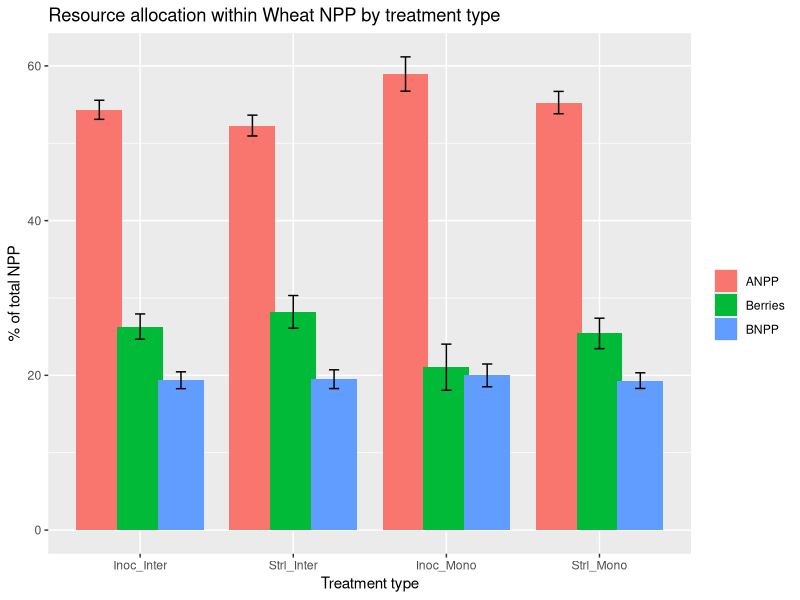
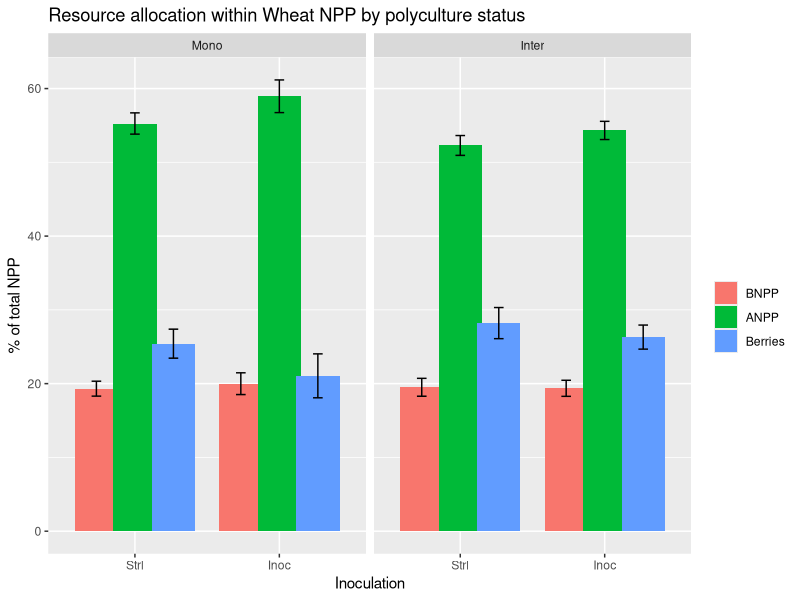
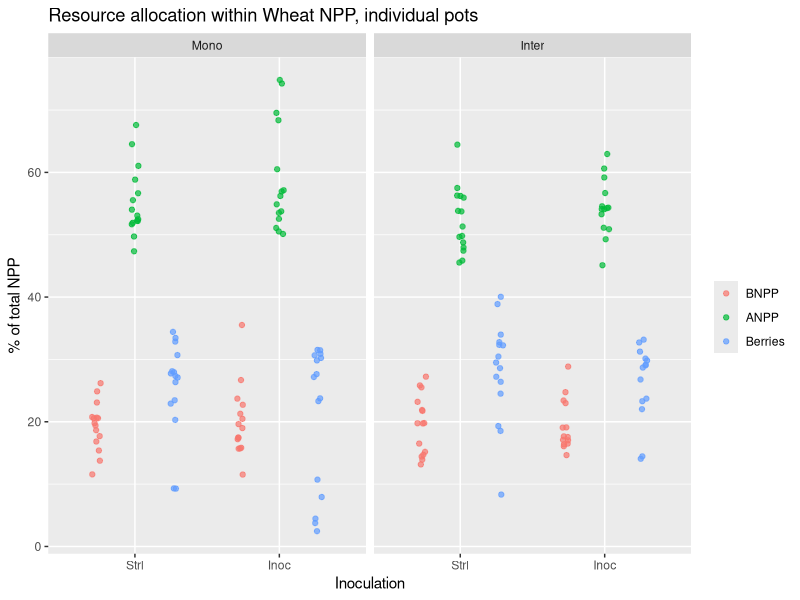
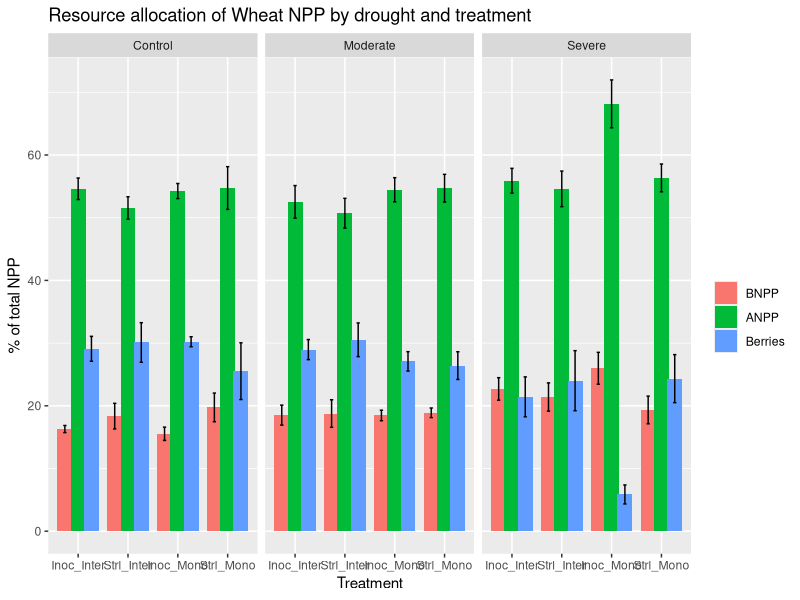
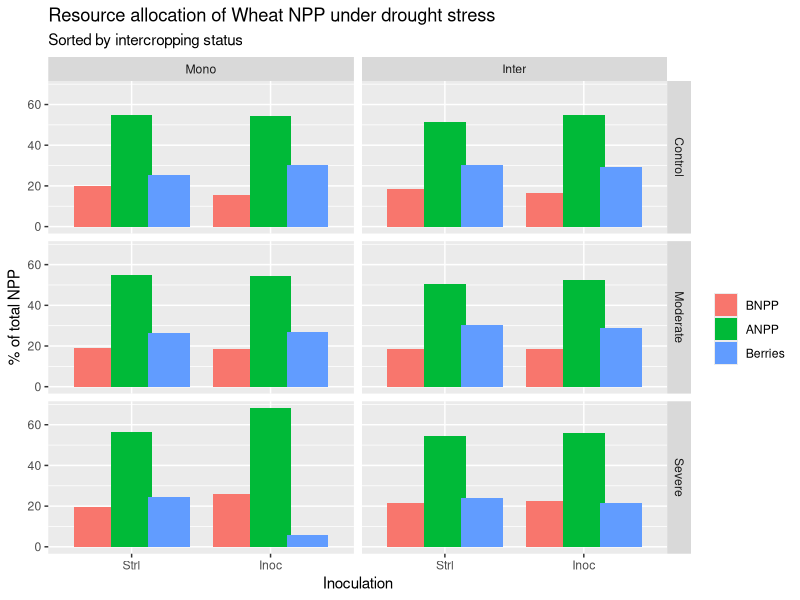
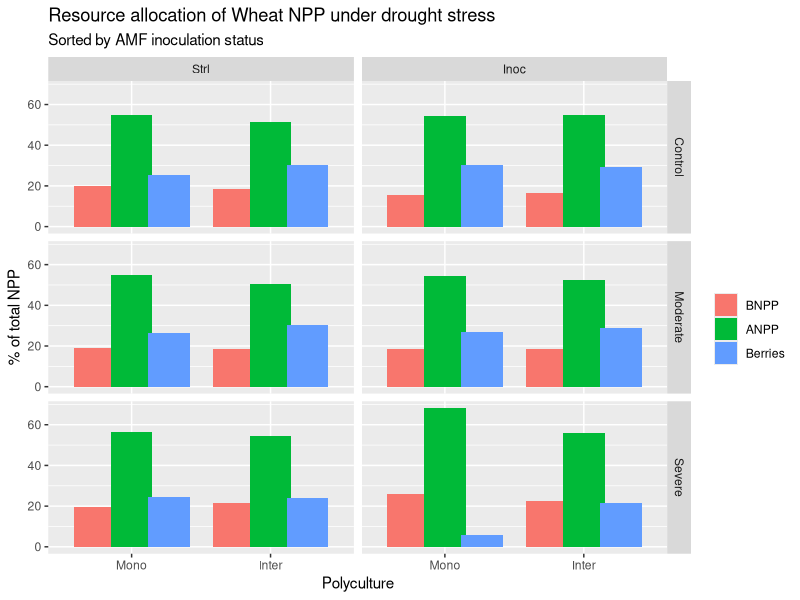
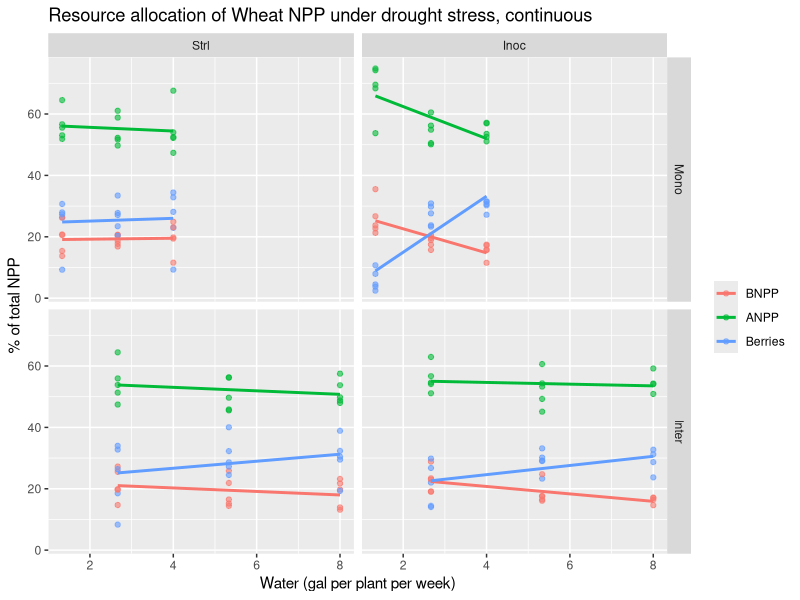

Generate these figures, in order, with R:
## ---- chunk 1
knitr::opts_chunk$set(echo = TRUE)
## ---- chunk 2

library(tidyverse)
library(readr)
library(broom)
library(knitr)
library(dplyr)
library(ggplot2)
## ---- chunk 3
# Loading in data to explore

# NPP - note that this is missing pot 4 since I am missing BNPP for it (!!!)
npp <- read.csv("Biomass/NPP_combined_MISSING4.csv")

npp <- npp %>%
  mutate(
    Inoculation = factor(Inoculation),
    Polyculture = factor(Polyculture),
    Group = interaction(Inoculation, Polyculture, sep = "_")
  )

npp <- npp %>%
  mutate(across(
    c(percent_BNPP, percent_ANPP, percent_berries),
    ~ parse_number(as.character(.))
  ))

# Adding a column which is ppt per plant (continuous)
npp <- npp %>%
  mutate(
    Water_gal_per_plant_wk = Water_gal / Num_wheat_pot
  )

## ---- chunk 4
# Pivoting it long 
npp_long <- npp %>%
  pivot_longer(
    cols = c(percent_BNPP, percent_ANPP, percent_berries),
    names_to = "component",
    values_to = "percent"
  ) %>%
  mutate(
    component = recode(component,
                       percent_BNPP = "BNPP",
                       percent_ANPP = "ANPP",
                       percent_berries = "Berries")
  )

## ---- chunk 5
# General bar chart

ggplot(npp_long, aes(x = Group, y = percent, fill = component)) +
  stat_summary(
    fun = mean,
    geom = "col",
    position = position_dodge(width = 0.8)
  ) +
  stat_summary(
    fun.data = mean_se,
    geom = "errorbar",
    position = position_dodge(width = 0.8),
    width = 0.2
  ) +
  labs(
    title = "Resource allocation within Wheat NPP by treatment type",
    x = "Treatment type",
    y = "% of total NPP",
    fill = "")

# This is the same thing but split by polyculture status

npp_long <- npp_long %>%
  mutate(
    component = recode(component,
                       percent_BNPP = "BNPP",
                       percent_ANPP = "ANPP",
                       percent_berries = "Berries"),
    component = factor(component, levels = c("BNPP", "ANPP", "Berries")),
    Inoculation = factor(Inoculation, levels = c("Strl", "Inoc")),
    Polyculture = factor(Polyculture, levels = c("Mono", "Inter"))
  )

ggplot(npp_long, aes(x = Inoculation, y = percent, fill = component)) +
  stat_summary(
    fun = mean,
    geom = "col",
    position = position_dodge(width = 0.8)
  ) +
  stat_summary(
    fun.data = mean_se,
    geom = "errorbar",
    position = position_dodge(width = 0.8),
    width = 0.2
  ) +
  facet_wrap(~ Polyculture, nrow = 1) +
  labs(
    x = "Inoculation",
    y = "% of total NPP",
    title = "Resource allocation within Wheat NPP by polyculture status",
    fill = ""
  )

# And the raw data as a scatter
ggplot(npp_long, aes(Inoculation, percent, color = component)) +
  geom_point(
    position = position_jitterdodge(
      jitter.width = 0.15,
      dodge.width = 0.8
    ),
    alpha = 0.7
  ) +
  facet_wrap(~ Polyculture, nrow = 1) +
  labs(
    x = "Inoculation", 
    y = "% of total NPP", 
    title = "Resource allocation within Wheat NPP, individual pots",
    color = "") 

## ---- chunk 6
# Not split yet

ggplot(npp_long, aes(x = Group, y = percent, fill = component)) +
  stat_summary(
    fun = mean,
    geom = "col",
    position = position_dodge(width = 0.8)
  ) +
  stat_summary(
    fun.data = mean_se,
    geom = "errorbar",
    position = position_dodge(width = 0.8),
    width = 0.2
  ) +
  facet_wrap(~ Water, nrow = 1) +
  labs(
    title = "Resource allocation of Wheat NPP by drought and treatment",
    x = "Treatment",
    y = "% of total NPP",
    fill = ""
  )
## ---- chunk 7
# Split by polyculture/ intercropping status first
ggplot(npp_long, aes(Inoculation, percent, fill = component)) +
  stat_summary(fun = mean, geom = "col",
               position = position_dodge(width = 0.8)) +
  facet_grid(Water ~ Polyculture) +
  labs(
    y = "% of total NPP", 
    x = "Inoculation", 
    title = "Resource allocation of Wheat NPP under drought stress",
    subtitle = "Sorted by intercropping status",
    fill = "")

# Same thing but split by AMF status first
ggplot(npp_long, aes(Polyculture, percent, fill = component)) +
  stat_summary(fun = mean, geom = "col",
               position = position_dodge(width = 0.8)) +
  facet_grid(Water ~ Inoculation) +
  labs(
    y = "% of total NPP", 
    x = "Polyculture", 
    title = "Resource allocation of Wheat NPP under drought stress",
    subtitle = "Sorted by AMF inoculation status",
    fill = "")

## ---- chunk 8
ggplot(npp_long,
       aes(Water_gal_per_plant_wk, percent, color = component)) +
  geom_point(alpha = 0.6) +
  geom_smooth(method = "lm", se = FALSE) +
  facet_grid(Polyculture ~ Inoculation) +
  labs(
    title = "Resource allocation of Wheat NPP under drought stress, continuous",
    x = "Water (gal per plant per week)", 
    y = "% of total NPP", 
    color = "")

